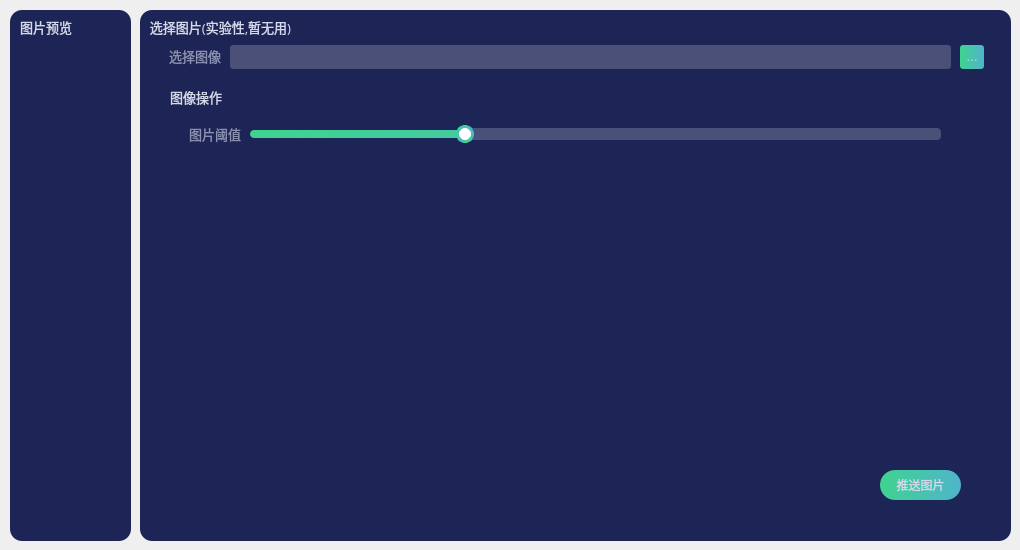
      <widget class="QWidget" name="ctrl_tab_OLED">
       <attribute name="title">
        <string>OLED</string>
       </attribute>
       <widget class="QGroupBox" name="groupBox_4">
        <property name="geometry">
         <rect>
          <x>10</x>
          <y>10</y>
          <width>121</width>
          <height>531</height>
         </rect>
        </property>
        <property name="font">
         <font>
          <family>黑体</family>
          <pointsize>10</pointsize>
          <bold>false</bold>
         </font>
        </property>
        <property name="styleSheet">
         <string notr="true">QGroupBox {
    border: none; /* 移除边框 */
	background:rgb(29, 37, 86);
	color: rgb(211, 216, 237);
	border-radius: 12px;

}
QGroupBox::title {
	margin-top: 8px;
	margin-left: 8px;
}</string>
        </property>
        <property name="title">
         <string>图片预览</string>
        </property>
        <widget class="QLabel" name="ctrl_oled_imgview">
         <property name="geometry">
          <rect>
           <x>10</x>
           <y>80</y>
           <width>100</width>
           <height>400</height>
          </rect>
         </property>
         <property name="styleSheet">
          <string notr="true">background:rgb(29, 37, 86);
color:rgb(255,255,255);</string>
         </property>
         <property name="text">
          <string/>
         </property>
        </widget>
       </widget>
       <widget class="QGroupBox" name="groupBox_5">
        <property name="geometry">
         <rect>
          <x>140</x>
          <y>10</y>
          <width>871</width>
          <height>531</height>
         </rect>
        </property>
        <property name="font">
         <font>
          <family>黑体</family>
          <pointsize>10</pointsize>
         </font>
        </property>
        <property name="styleSheet">
         <string notr="true">QGroupBox {
    border: none; /* 移除边框 */
	background:rgb(29, 37, 86);
	color: rgb(211, 216, 237);
	border-radius: 12px;

}
QGroupBox::title {
	margin-top: 8px;
	margin-left: 8px;
}</string>
        </property>
        <property name="title">
         <string>选择图片(实验性,暂无用)</string>
        </property>
        <widget class="QLabel" name="label_5">
         <property name="geometry">
          <rect>
           <x>20</x>
           <y>30</y>
           <width>61</width>
           <height>31</height>
          </rect>
         </property>
         <property name="font">
          <font>
           <family>黑体</family>
           <pointsize>10</pointsize>
          </font>
         </property>
         <property name="styleSheet">
          <string notr="true">background:rgb(29, 37, 86);
color:rgb(138, 144, 176);</string>
         </property>
         <property name="text">
          <string>选择图像</string>
         </property>
         <property name="alignment">
          <set>Qt::AlignmentFlag::AlignRight|Qt::AlignmentFlag::AlignTrailing|Qt::AlignmentFlag::AlignVCenter</set>
         </property>
        </widget>
        <widget class="QLineEdit" name="ctrl_oled_edit_imagePath">
         <property name="geometry">
          <rect>
           <x>90</x>
           <y>35</y>
           <width>721</width>
           <height>24</height>
          </rect>
         </property>
         <property name="styleSheet">
          <string notr="true">background:rgba(75, 80, 120,1);
color: rgb(211, 216, 237);
border-radius: 3px;
border: none;
padding: 5px 5px 5px 5px;</string>
         </property>
        </widget>
        <widget class="QPushButton" name="ctrl_oled_button_switchImage">
         <property name="geometry">
          <rect>
           <x>820</x>
           <y>35</y>
           <width>24</width>
           <height>24</height>
          </rect>
         </property>
         <property name="styleSheet">
          <string notr="true">background:qlineargradient(x1:0, y1:1, x2:1, y2:1, stop:0 #3fd38f, stop:1 #50b4cb);
color: rgb(211, 216, 237);
border-radius: 3px;
border: none;</string>
         </property>
         <property name="text">
          <string>…</string>
         </property>
        </widget>
        <widget class="QGroupBox" name="ctrl_oled_imgedit_group">
         <property name="geometry">
          <rect>
           <x>20</x>
           <y>70</y>
           <width>831</width>
           <height>451</height>
          </rect>
         </property>
         <property name="font">
          <font>
           <family>黑体</family>
           <pointsize>10</pointsize>
          </font>
         </property>
         <property name="styleSheet">
          <string notr="true">color: rgb(211, 216, 237);</string>
         </property>
         <property name="title">
          <string>图像操作</string>
         </property>
         <widget class="QLabel" name="label_6">
          <property name="geometry">
           <rect>
            <x>20</x>
            <y>38</y>
            <width>61</width>
            <height>31</height>
           </rect>
          </property>
          <property name="font">
           <font>
            <family>黑体</family>
            <pointsize>10</pointsize>
           </font>
          </property>
          <property name="styleSheet">
           <string notr="true">background:rgb(29, 37, 86);
color:rgb(138, 144, 176);</string>
          </property>
          <property name="text">
           <string>图片阈值</string>
          </property>
          <property name="alignment">
           <set>Qt::AlignmentFlag::AlignRight|Qt::AlignmentFlag::AlignTrailing|Qt::AlignmentFlag::AlignVCenter</set>
          </property>
         </widget>
         <widget class="QSlider" name="ctrl_oled_image_threshold_horizontalSlider">
          <property name="geometry">
           <rect>
            <x>90</x>
            <y>43</y>
            <width>691</width>
            <height>22</height>
           </rect>
          </property>
          <property name="styleSheet">
           <string notr="true">QSlider
{
    background:rgba(0,0,0,0);
    border-style: outset;
    border-radius: 3px;
}

QSlider::groove:horizontal
{
    height: 8px;
background:qlineargradient(x1:0, y1:1, x2:1, y2:1, stop:0 #3fd38f, stop:1 #50b4cb);
    margin: 2px 0;
border-radius:4px;
}
QSlider::handle:horizontal
{
    background: #fff;
    width: 12px;
    height: 12px;
    margin: -5px 6px -5px 6px;
    border-radius:9px;
    border: 3px solid qlineargradient(x1:0, y1:1, x2:1, y2:1, stop:0 #3fd38f, stop:1 #50b4cb);
}
QSlider::add-page:horizontal
{
    height: 8px;
background: rgb(72,81,120);
border-radius:4px;
}</string>
          </property>
          <property name="value">
           <number>30</number>
          </property>
          <property name="orientation">
           <enum>Qt::Orientation::Horizontal</enum>
          </property>
         </widget>
         <widget class="QLabel" name="ctrl_oled_image_threshold_label">
          <property name="geometry">
           <rect>
            <x>790</x>
            <y>38</y>
            <width>31</width>
            <height>31</height>
           </rect>
          </property>
          <property name="font">
           <font>
            <family>黑体</family>
            <pointsize>10</pointsize>
           </font>
          </property>
          <property name="styleSheet">
           <string notr="true">background:rgb(29, 37, 86);
color:rgb(138, 144, 176);</string>
          </property>
          <property name="text">
           <string/>
          </property>
          <property name="alignment">
           <set>Qt::AlignmentFlag::AlignLeading|Qt::AlignmentFlag::AlignLeft|Qt::AlignmentFlag::AlignVCenter</set>
          </property>
         </widget>
         <widget class="QPushButton" name="ctrl_oled_button_pushImage">
          <property name="geometry">
           <rect>
            <x>720</x>
            <y>390</y>
            <width>81</width>
            <height>30</height>
           </rect>
          </property>
          <property name="styleSheet">
           <string notr="true">
QPushButton{
background:qlineargradient(x1:0, y1:1, x2:1, y2:1, stop:0 #3fd38f, stop:1 #50b4cb);
color: rgb(211, 216, 237);
border-radius: 15px;
border: none;
}
QPushButton:focus {
    outline: none;
}</string>
          </property>
          <property name="text">
           <string>推送图片</string>
          </property>
         </widget>
        </widget>
       </widget>
      </widget>
